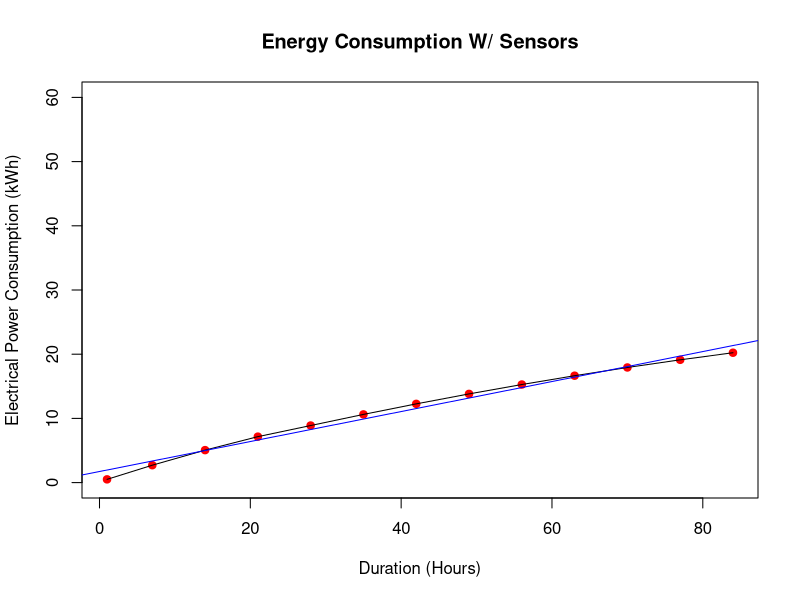
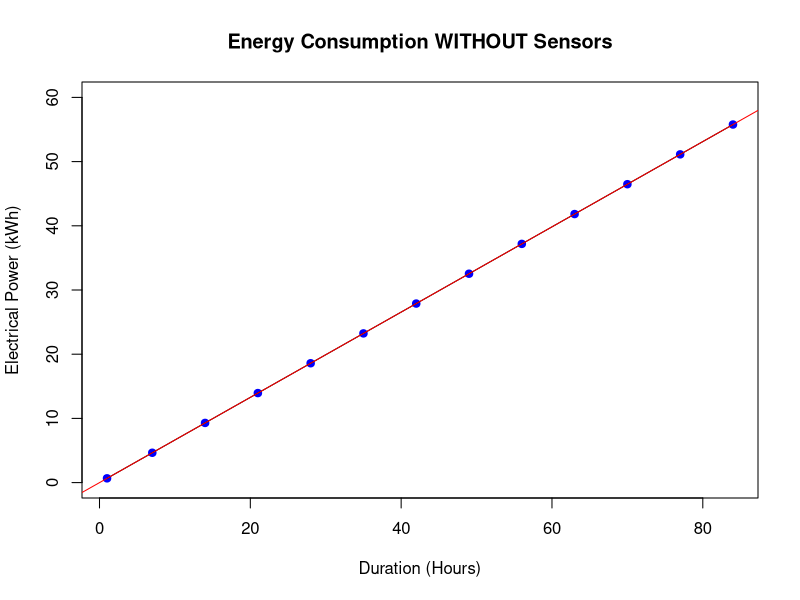
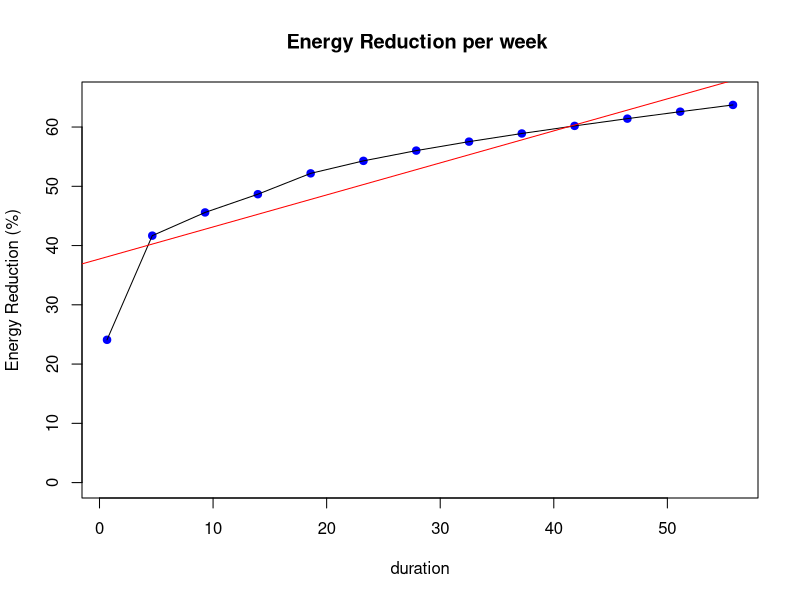
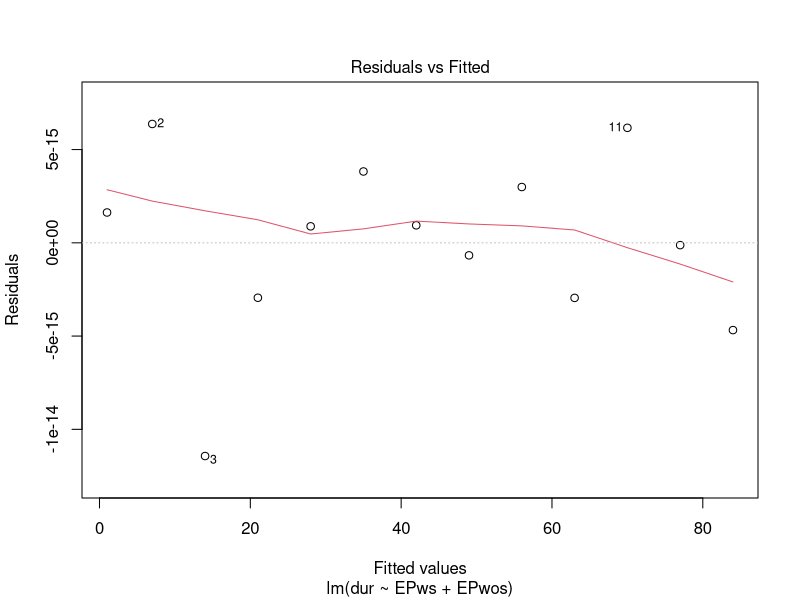
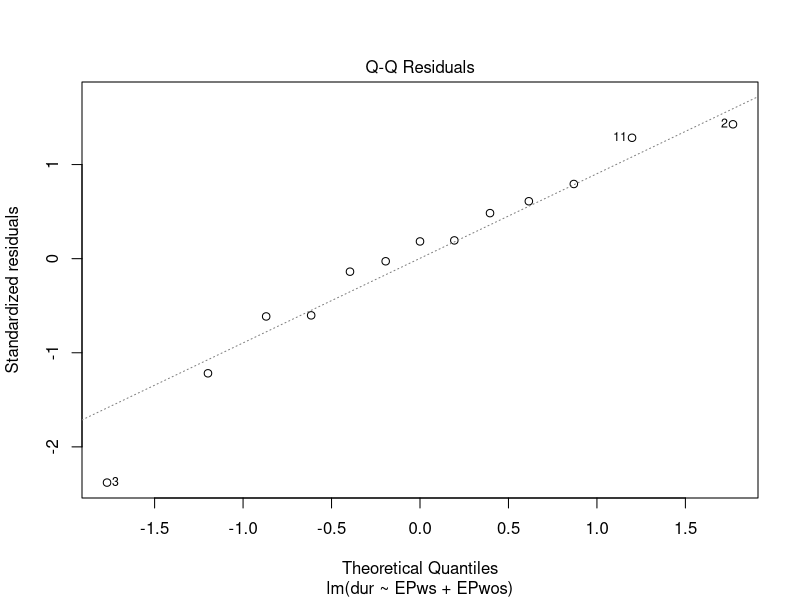
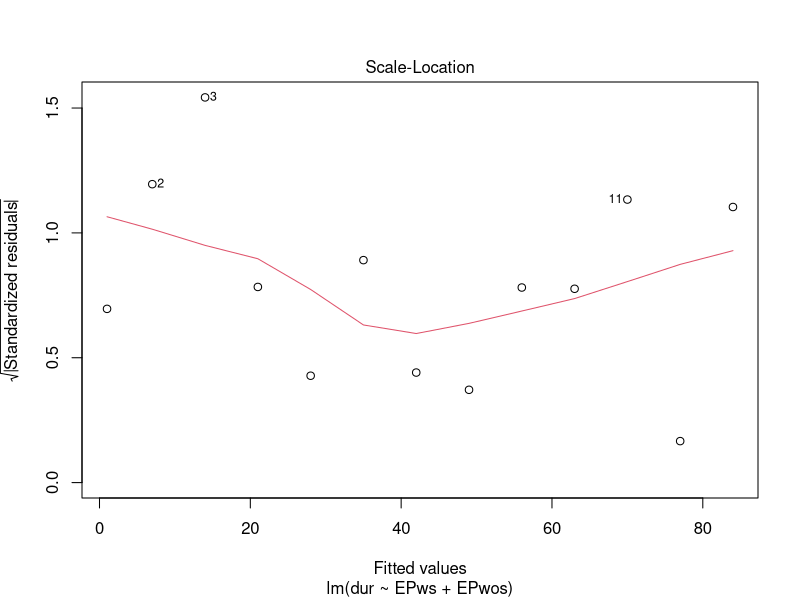
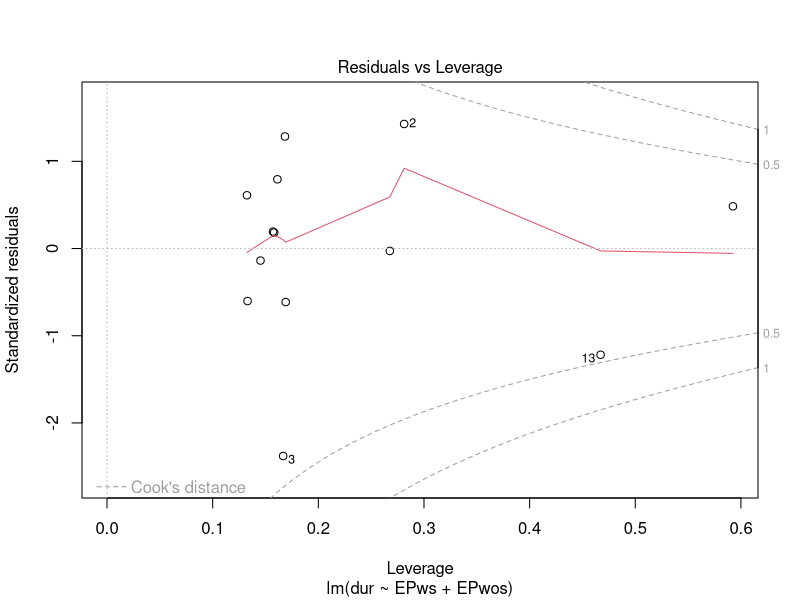

The R script that drew these images, in order:
## ---- chunk 1
  pt(-3.078356393, 14.99)
## ---- chunk 2
df1 <- data.frame(  
                    n             = 1:13,
                    Duration      = c(1,7,14,21,28,35,42,49,56,63,70,77,84),
                    With_Sensors  = c(0.504,2.711,5.058,7.158,8.890,10.622,12.264,13.816,15.278,16.651,17.933,19.126,20.229)
                    
                  )

knitr::kable(df1, caption = '**Electrical Power w/o Sensors**' )




## ---- chunk 3
y = c(1,7,14,21,28,35,42,49,56,63,70,77,84)
x = c(0.504,2.711,5.058,7.158,8.890,10.622,12.264,13.816,15.278,16.651,17.933,19.126,20.229)

plot(
     x~y,
     main = "Energy Consumption W/ Sensors",
     xlab = "Duration (Hours)",
     ylab = "Electrical Power Consumption (kWh)",
     cex  = 1,
     ylim = c(0, 60),
     col  = "red",
     pch  = 21,  
     bg   = "red"
    )

lines(
      x~y,
      bg="red"
     )

line=lm(x~y)
abline(line, col="blue")


## ---- chunk 4


df2 <- data.frame(  
                    n                  = 1:13,
                    Duration           = c(1,7,14,21,28,35,42,49,56,63,70,77,84),
                    Without_Sensors    = c(0.664,4.648,9.296,13.944,18.592,23.24,27.888,32.536,37.184,41.832,46.48,51.128,55.776)
                  )
knitr::kable(df2, caption = '**Electrical Power w/o Sensors**' )

## ---- chunk 5
y = c(1,7,14,21,28,35,42,49,56,63,70,77,84)
x = c(0.664,4.648,9.296,13.944,18.592,23.24,27.888,32.536,37.184,41.832,46.48,51.128,55.776)



plot(
     x~y,
     main = "Energy Consumption WITHOUT Sensors",
     xlab = "Duration (Hours)",
     ylab = "Electrical Power (kWh)",
     cex  = 1,
     ylim = c(0, 60),
     col  = "blue",
     pch  = 21,  
     bg   = "blue")

lines(
      x~y,
      bg ="red"
     )

line=lm(x~y)
abline(line, col="red")
## ---- chunk 6

x = c(0.504,2.711,5.058,7.158,8.890,10.622,12.264,13.816,15.278,16.651,17.933,19.126,20.229)
y = c(0.664,4.648,9.296,13.944,18.592,23.24,27.888,32.536,37.184,41.832,46.48,51.128,55.776)
a = c(0.504,2.711,5.058,7.158,8.890,10.622,12.264,13.816,15.278,16.651,17.933,19.126,20.229)
b = c(0.664,4.648,9.296,13.944,18.592,23.24,27.888,32.536,37.184,41.832,46.48,51.128,55.776)
 
 
test  = a/b
test2 = 1-test
test3 = test2*100


df3 <- data.frame(  
                    x = c(0.504,2.711,5.058,7.158,8.890,10.622,12.264,13.816,15.278,16.651,17.933,19.126,20.229),
                    y = c(0.664,4.648,9.296,13.944,18.592,23.24,27.888,32.536,37.184,41.832,46.48,51.128,55.776),
                    test3
                   )
knitr::kable(df3, caption = '**With the given data, we have compared the values of the electrical power consumption by those with sensors to those without. When annalyzing data, it was observed that the value of energy consumption with sensors reduced in a given time in a range of 24% upto 64%. The plot observed has also shown a reduction of energy consumption in a given interval of time. **' )

 
## ---- chunk 7

plot(
     test3~y,
     xlab = "duration",
     ylab = "Energy Reduction (%)",
     main = "Energy Reduction per week ",
     cex  = 1,
     ylim = c(0, 65),
     col  = "blue",
     pch  = 21,  
     bg   = "blue"
    )

lines(
      test3~y,
      bg = "blue"
     )

line=lm(test3~y)
abline(line, col="red")

## ---- chunk 8
#data of the research

## dur   = duration
## EPws  = Electrical Power with sensors
## EPwos = Electrical Power without sensors
## ER    = Energy Reduction

dur   = c(1,7,14,21,28,35,42,49,56,63,70,77,84)
EPws  = c(0.504,2.711,5.058,7.158,8.890,10.622,12.264,13.816,15.278,16.651,17.933,19.126,20.229)
EPwos = c(0.664,4.648,9.296,13.944,18.592,23.24,27.888,32.536,37.184,41.832,46.48,51.128,55.776)
ER    =  1 - EPws/EPwos

data1 = data.frame(dur,EPws,EPwos)


knitr::kable(data1, "pipe", col.names = c("Duration","With Sensors","Without Sensors"), align = c("c", "c", "c"))




data2 <- lm(dur ~ EPws + EPwos)


summary(data2)

plot(data2)





